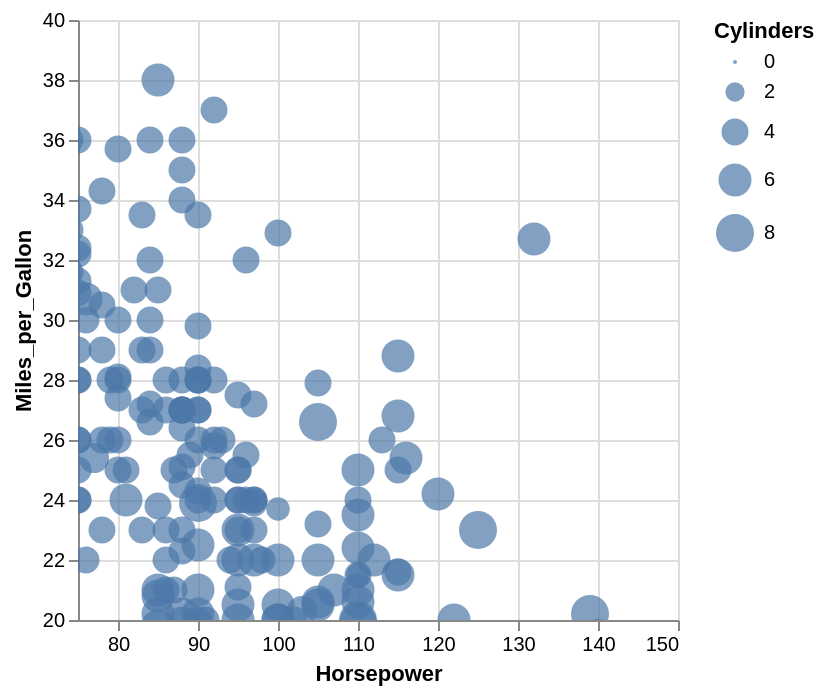

This figure's Vega-Lite source:
### Vega-Lite specification from a JSON file in a GitHub repository (floating-point values rounded to 4 significant figures; data arrays with more than 128 entries replaced by an {"elided": "..."} marker saying what was removed)
{"$schema": "https://vega.github.io/schema/vega-lite/v4.json", "data": {"values": {"elided": "406 records"}}, "selection": {"grid": {"type": "interval", "bind": "scales", "translate": "[mousedown[event.shiftKey], window:mouseup] > window:mousemove!"}}, "mark": "circle", "encoding": {"x": {"field": "Horsepower", "type": "quantitative", "scale": {"domain": [75, 150]}}, "y": {"field": "Miles_per_Gallon", "type": "quantitative", "scale": {"domain": [20, 40]}}, "size": {"field": "Cylinders", "type": "quantitative"}}}
